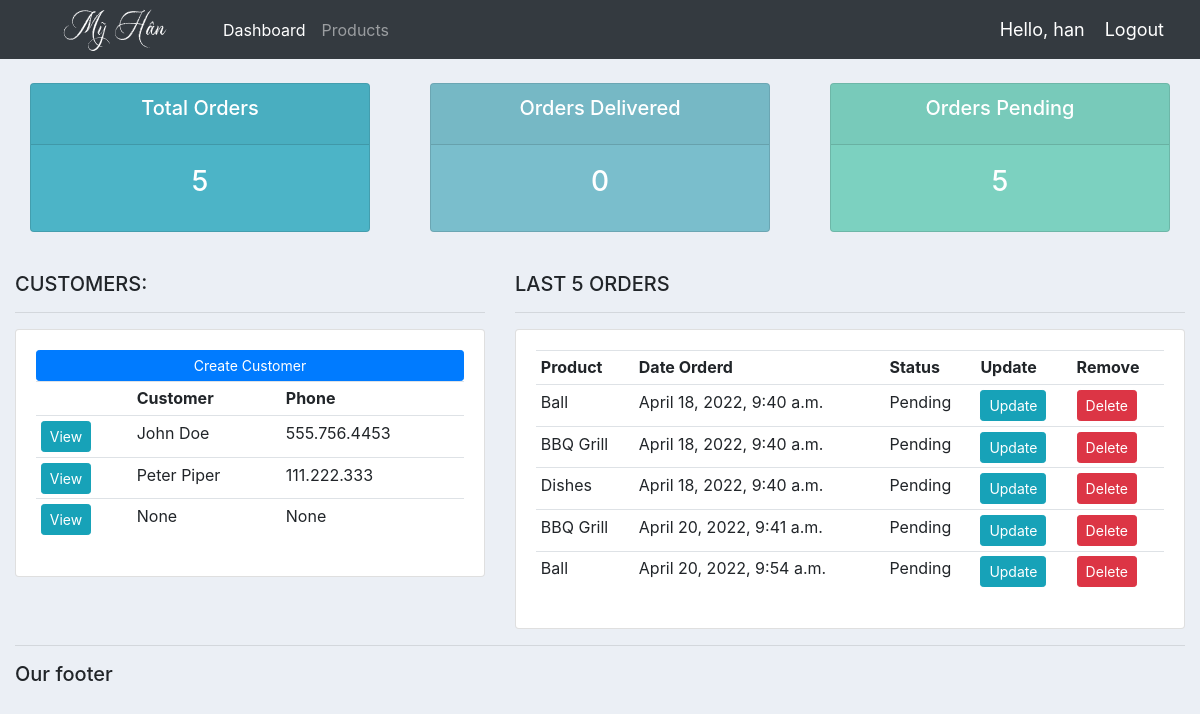
Page / (signed in) on the earlier database version.
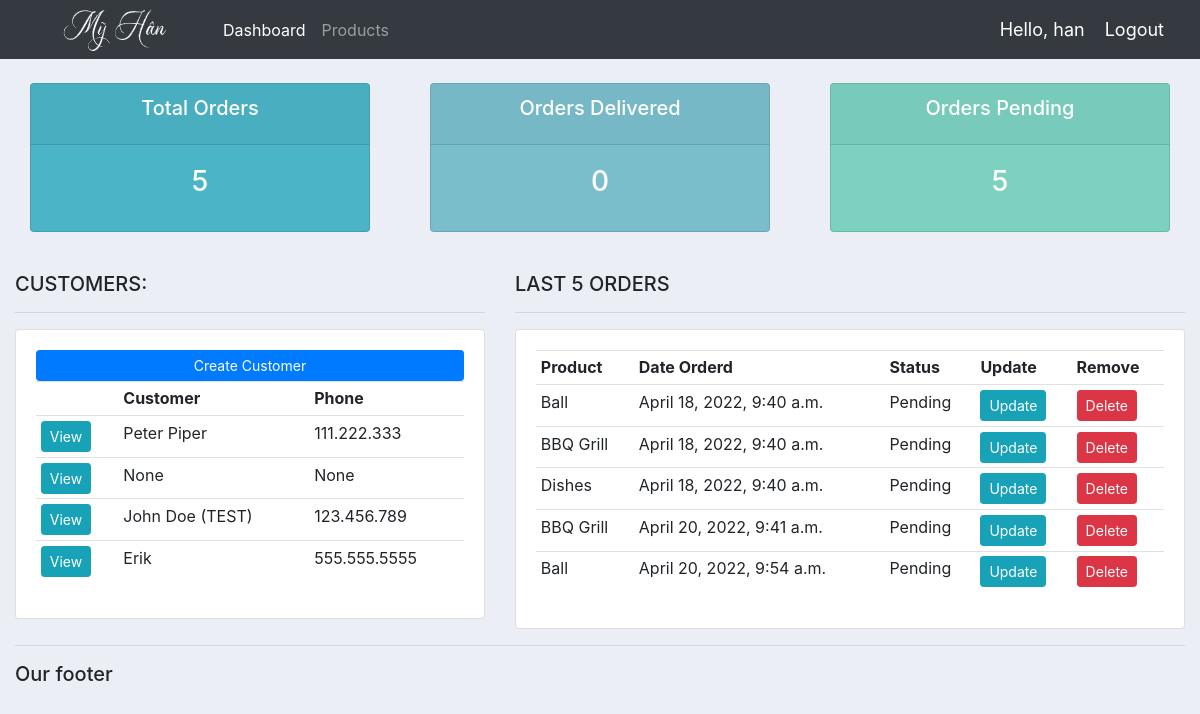
Same page on the later database version.
### accounts/models.py (models this page shows, shortened)
class Customer(models.Model):
	user = models.OneToOneField(User, null=True, blank=True, on_delete=models.CASCADE)
	name = models.CharField(max_length=200, null=True)
	phone = models.CharField(max_length=200, null=True)
	email = models.CharField(max_length=200, null=True)
	profile_pic = models.ImageField(default="profile1.png", null=True, blank=True)
	date_created = models.DateTimeField(auto_now_add=True, null=True)

class Order(models.Model):
	STATUS = (
			('Pending', 'Pending'),
			('Out for delivery', 'Out for delivery'),
			('Delivered', 'Delivered'),
			)
	customer = models.ForeignKey(Customer, null=True, on_delete= models.SET_NULL)
	product = models.ForeignKey(Product, null=True, on_delete= models.SET_NULL)
	date_created = models.DateTimeField(auto_now_add=True, null=True)
	status = models.CharField(max_length=200, null=True, choices=STATUS)
	note = models.CharField(max_length=1000, null=True)

class Product(models.Model):
	CATEGORY = (
			('Indoor', 'Indoor'),
			('Out Door', 'Out Door'),
			)
	name = models.CharField(max_length=200, null=True)
	price = models.FloatField(null=True)
	category = models.CharField(max_length=200, null=True, choices=CATEGORY)
	description = models.CharField(max_length=200, null=True, blank=True)
	date_created = models.DateTimeField(auto_now_add=True, null=True)
	tags = models.ManyToManyField(Tag)
	def __str__(self):
		return self.name

### accounts/decorators.py (the view)
	def wrapper_function(request, *args, **kwargs):
		group = None
		if request.user.groups.exists():
			group = request.user.groups.all()[0].name
		if group == 'customer':
			return redirect('user-page')
		if group == 'admin':
			return view_func(request, *args, **kwargs)

### accounts/views.py (called while the page is built)
@login_required(login_url='login')
@admin_only
def home(request):
	orders = Order.objects.all()
	customers = Customer.objects.all()
	total_customers = customers.count()
	total_orders = orders.count()
	delivered = orders.filter(status='Delivered').count()
	pending = orders.filter(status='Pending').count()
	context = {'orders':orders, 'customers':customers,
	'total_orders':total_orders,'delivered':delivered,
	'pending':pending }
	return render(request, 'accounts/dashboard.html', context)

### accounts/templates/accounts/dashboard.html
{%  extends 'accounts/main.html' %}
{% block content %}
{%  include 'accounts/status.html' %}
<br>
<div class="row">
	<div class="col-md-5">
		<h5>CUSTOMERS:</h5>
		<hr>
		<div class="card card-body">
			<a class="btn btn-primary  btn-sm btn-block" href="">Create Customer</a>
			<table class="table table-sm">
				<tr>
					<th></th>
					<th>Customer</th>
					<th>Phone</th>
				</tr>
				{% for customer in customers %}
					<tr>
						<td><a class="btn btn-sm btn-info" href="{% url 'customer' customer.id %}">View</a></td>
						<td>{{customer.name}}</td>
						<td>{{customer.phone}}</td>
					</tr>
				{% endfor %}
			</table>
		</div>
	</div>
	<div class="col-md-7">
		<h5>LAST 5 ORDERS</h5>
		<hr>
		<div class="card card-body">
			<table class="table table-sm">
				<tr>
					<th>Product</th>
					<th>Date Orderd</th>
					<th>Status</th>
					<th>Update</th>
					<th>Remove</th>
				</tr>
				{% for order in orders %}
					<tr>
						<td>{{order.product}}</td>
						<td>{{order.date_created}}</td>
						<td>{{order.status}}</td>
						<td><a class="btn btn-sm btn-info" href="{% url 'update_order' order.id %}">Update</a></td>
						<td><a class="btn btn-sm btn-danger" href="{% url 'delete_order' order.id %}">Delete</a></td>
					</tr>
				{% endfor %}
			</table>
		</div>
	</div>
</div>
{% endblock %}

### accounts/templates/accounts/main.html (shortened to what this page needs)
{% load static %}
<!DOCTYPE html>
<html>
<head>
    <link rel="stylesheet" href="https://cdn.jsdelivr.net/npm/bootstrap@4.0.0/dist/css/bootstrap.min.css">
	<link rel="stylesheet" type="text/css" href="{% static '/css/main.css' %}">
</head>
<body>
    {% include 'accounts/navbar.html' %}
	<div class="container-fluid">
    {% block content %}
    {% endblock %}
    <hr>
    <h5>Our footer</h5>
</body>
</html>

### accounts/templates/accounts/navbar.html (shortened to what this page needs)
{% load static %}
<nav class="navbar navbar-expand-lg navbar-dark bg-dark">
 <img src="{% static 'images/logo.png' %}">
  <div class="collapse navbar-collapse" id="navbarNav">
    <ul class="navbar-nav">
      {% if request.user.is_staff %}
      <li class="nav-item active">
        <a class="nav-link" href="{% url 'home' %}">Dashboard</a>
      </li>
      <li class="nav-item">
        <a class="nav-link" href="{% url 'products' %}">Products</a>
      </li>
      {% else %}
       <li class="nav-item">
        <a class="nav-link" href="{% url 'account' %}">Settings</a>
      </li>
      {% endif %}
    </ul>
  </div>
  <span class="hello-msg">Hello, {{request.user}}</span>
  <span ><a  class="hello-msg" href="{% url 'logout' %}">Logout</a></span>
</nav>

### accounts/templates/accounts/status.html
<br>
<div class="row">
	<div class="col">
		<div class="col-md">
			<div class="card text-center text-white  mb-3" id="total-orders">
			  	<div class="card-header">
			  		<h5 class="card-title">Total Orders</h5>
			  	</div>
			  	<div class="card-body">
			    	<h3 class="card-title">{{total_orders}}</h3>
			  	</div>
			</div>
		</div>
	</div>
	<div class="col">
		<div class="col-md">
			<div class="card text-center text-white  mb-3" id="orders-delivered">
			  	<div class="card-header">
			  		<h5 class="card-title">Orders Delivered</h5>
			  	</div>
			  	<div class="card-body">
			    	<h3 class="card-title">{{delivered}}</h3>
			  	</div>
			</div>
		</div>
	</div>
	<div class="col">
		<div class="col-md">
			<div class="card text-center text-white  mb-3" id="orders-pending">
			  	<div class="card-header">
			  		<h5 class="card-title">Orders Pending</h5>
			  	</div>
			  	<div class="card-body">
			    	<h3 class="card-title">{{pending}}</h3>
			  	</div>
			</div>
		</div>
	</div>
</div>

### static/css/main.css (style rules this page uses)
body { background-color: #ebeff5; }
#total-orders { background-color: #4cb4c7; }
#orders-delivered { background-color: #7abecc; }
#orders-pending { background-color: #7CD1C0; }

### accounts/templates/accounts/navbar.html (style rules this page uses)
.hello-msg { font-size: 18px; color: #fff; margin-right: 20px; }

Differences in the rows shown:
removed Customer: name "John Doe", phone "555.756.4453"
added Customer: name "John Doe (TEST)", phone "123.456.789"
added Customer: name "Erik", phone "555.555.5555"
